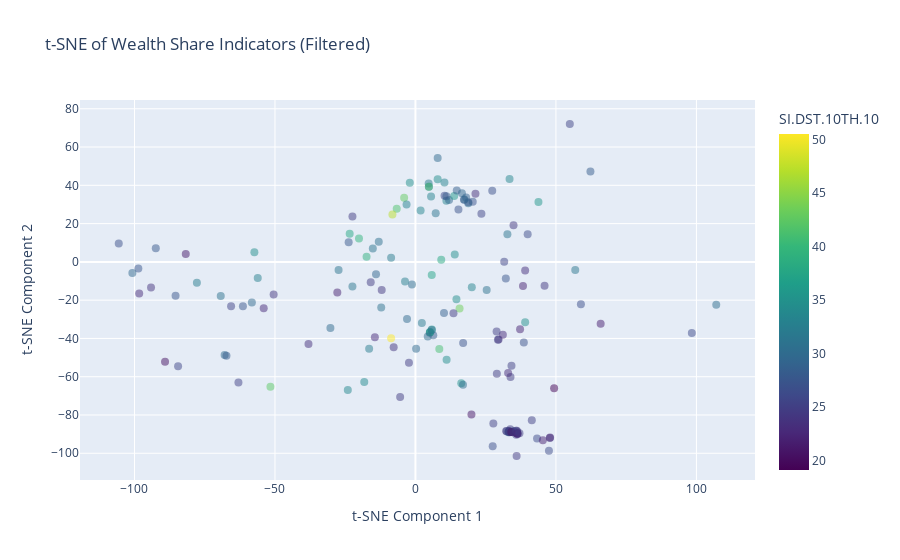

This figure's notebook cell:
### Markdown cell above
## 15. Group Data by Country (Last Record) - Top 10% Income Share

### Code cell
color_column = target_top

# Filter out rows with NaN values in the color_column, optionally group by 'Country Name'
# to get the last entry for each country
tsne_df_filtered = tsne_df.dropna(subset=[color_column])
tsne_df_filtered = tsne_df_filtered.groupby('Country Name').last().reset_index()

# Plot the filtered data
fig = px.scatter(
    tsne_df_filtered,
    x='t-SNE Component 1',
    y='t-SNE Component 2',
    color=color_column,
    color_continuous_scale='viridis',
    opacity=0.5,
    hover_data=['Country Name'],
    title='t-SNE of Wealth Share Indicators (Filtered)',
    labels={
        't-SNE Component 1': 't-SNE Component 1',
        't-SNE Component 2': 't-SNE Component 2',
        color_column: color_column
    }
)
fig.update_traces(marker=dict(size=8))
fig.update_layout(coloraxis_colorbar=dict(title=color_column))
os.makedirs('output/tsne', exist_ok=True)
fig.write_html('output/tsne/tsne_plot_top10_last_record_by_country.html', include_plotlyjs='cdn')
fig.show()

### Figure 1 — Plotly figure (JSON) as saved in the notebook; plotly's stock layout.template omitted (floating-point values rounded to 4 significant figures; data arrays with more than 128 entries replaced by an {"elided": "..."} marker saying what was removed)
{"data": [{"customdata": {"elided": "169x1 str values"}, "hovertemplate": "t-SNE Component 1=%{x}<br>t-SNE Component 2=%{y}<br>Country Name=%{customdata[0]}<br>SI.DST.10TH.10=%{marker.color}<extra></extra>", "legendgroup": "", "marker": {"color": {"elided": "169 float values"}, "coloraxis": "coloraxis", "opacity": 0.5, "size": 8, "symbol": "circle"}, "mode": "markers", "name": "", "orientation": "v", "showlegend": false, "type": "scatter", "x": {"elided": "169 float values"}, "xaxis": "x", "y": {"elided": "169 float values"}, "yaxis": "y"}], "layout": {"coloraxis": {"colorbar": {"title": {"text": "SI.DST.10TH.10"}}, "colorscale": [[0, "#440154"], [0.1111, "#482878"], [0.2222, "#3e4989"], [0.3333, "#31688e"], [0.4444, "#26828e"], [0.5556, "#1f9e89"], [0.6667, "#35b779"], [0.7778, "#6ece58"], [0.8889, "#b5de2b"], [1, "#fde725"]]}, "legend": {"tracegroupgap": 0}, "title": {"text": "t-SNE of Wealth Share Indicators (Filtered)"}, "xaxis": {"anchor": "y", "domain": [0, 1], "title": {"text": "t-SNE Component 1"}}, "yaxis": {"anchor": "x", "domain": [0, 1], "title": {"text": "t-SNE Component 2"}}}}
